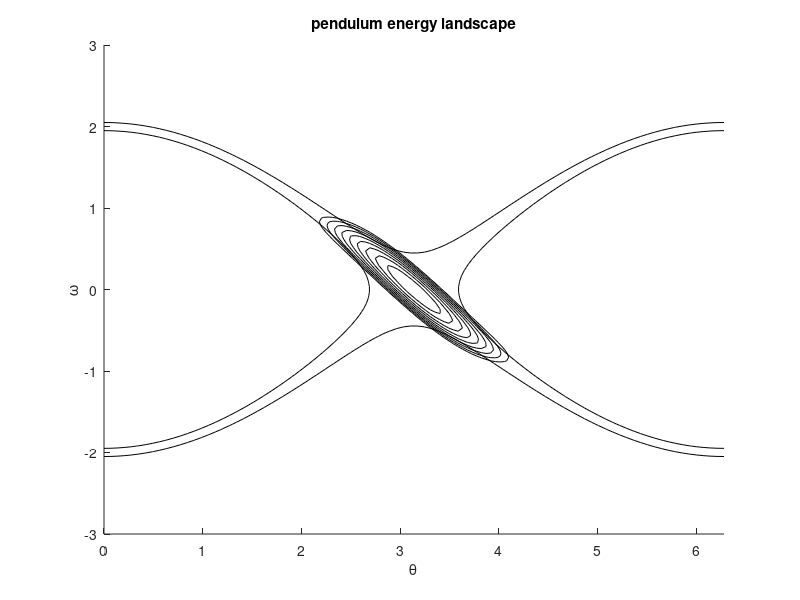

Reproduce this figure in MATLAB.
%plot energy

Nth = 90;
Nom = 90;
Om_max = 3;
theta = linspace(0, 2*pi, Nth);
omega = linspace(-Om_max, Om_max, Nom);

[Theta, Omega] = meshgrid(theta, omega);


E_func = @(th, w) 0.5.*w.^2 - cos(th);


E = E_func(Theta, Omega);

%lqr realization
%friction
% b = 0.001;
b = 0;
A = [0 1; 1 -b];
B = [0; -1];

Q = diag([2, 1]);
R = 5;
[K, S, clp] = lqr(A, B, Q, R);

quad_lqr = @(th, w) S(1,1)*(-sin(th)).^2 + 2*S(1,2).*(-sin(th)).*w + S(2, 2)*w.^2;

theta_lqr = linspace(pi/3, 5*pi/3, Nth);
omega_lqr = linspace(-2, 2, Nom);
[Theta_lqr, Omega_lqr] = meshgrid(theta_lqr, omega_lqr);
Quad_lqr = quad_lqr(Theta_lqr, Omega_lqr);
E_lqr = E_func(Theta_lqr, Omega_lqr);


%parameters of hybrid controller
epsilon = 0.1; %decision boundary for swing-up
% delta = 2; %decision boundary for LQR-like control
delta = 1; %decision boundary for LQR-like control

mask_lqr = (E_lqr >= 1-epsilon) &  (E_lqr <= 1+epsilon);
Quad_lqr_mask = Quad_lqr;




% Quad_lqr_mask(~mask_lqr) = NaN;

%plots
% figure(1)
% clf
% surf(Theta, Omega, E);
% xlabel('\theta')
% ylabel('\omega')
% zlabel('E')
% title('pendulum energy landscape')

figure(2)
clf
hold on
contour(Theta, Omega, E, [1-epsilon, 1+epsilon], 'k', 'DisplayName', 'Energy Target')
% contour(Theta, Omega, E, 1+epsilon)
% contourf(Theta, Omega, -E, -[1 1]*[1-epsilon])
% contourf(Theta, Omega, E, [1 1]*[1+epsilon])
% colormap([1.0000    0.6979         0])
% contour(Theta, Omega, -E, -[1 1]*(1-epsilon))
% contour(Theta, Omega, E, [1 1]*(1+epsilon))
contour(Theta_lqr, Omega_lqr, Quad_lqr_mask, linspace(0, delta, 10), 'k', 'DisplayName', 'LQR region')
xlabel('\theta')
ylabel('\omega')
zlabel('E')
title('pendulum energy landscape')